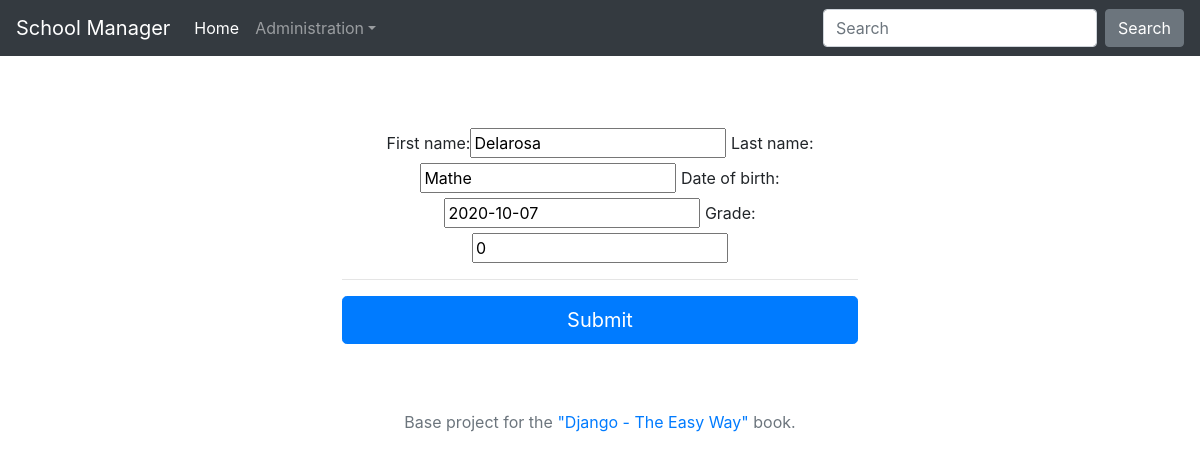
The page /learner/edit/1/ on the database its author committed.
### myapp/models.py (models this page shows, shortened)
class Learner(models.Model):
    first_name = models.CharField(max_length=30, default='')
    last_name = models.CharField(max_length=30)
    date_of_birth = models.DateField()
    grade = models.IntegerField(default=0)
    slug = models.SlugField(blank=True, default='')

### myapp/views.py (the view)
# urls.py: path('learner/edit/<int:pk>/', myapp_views.edit, name='edit'),
def edit(request, pk=None):
    learner = get_object_or_404(Learner, pk=pk)
    if request.method == "POST":
        form = MyForm(request.POST, instance=learner)
        if form.is_valid():
            form.save()
            return HttpResponseRedirect('/')
    else:
        form = MyForm(instance=learner)
    return render(request, 'myapp/edit.html', {'form': form})

### myapp/forms.py
class MyForm(ModelForm):
    class Meta:
        model = Learner
        fields = ['first_name', 'last_name', 'date_of_birth', 'grade']

### myapp/templates/myapp/edit.html (shortened to what this page needs)
{% extends 'base/base.html' %}
{% block content %}
    <form action="" method="post">
        <div class="row justify-content-center">
            <div class="col-6">
                {{ form.as_table }}
                <hr class="mb-3">
                <button class="btn btn-primary btn-lg btn-block" type="submit">Submit</button>
            </div>
        </div>
    </form>
{% endblock %}

### base/static/base/css/site.css (style rules this page uses)
body { padding-top: 5rem; }

### rows shown on the page
Learner: first_name "Delarosa", last_name "Mathe", date_of_birth "2020-10-07", grade "0"
